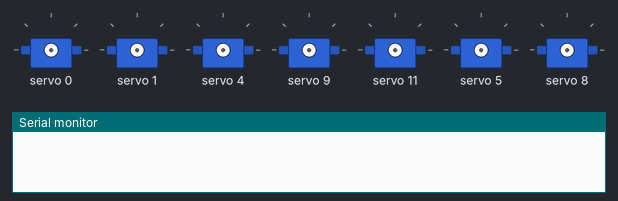
Recording of a sketch running on a simulated Arduino Uno, built with avr-gcc and run on an emulated ATmega328P. Parts: 7 × servo, the last lines printed to the serial monitor.

Above: at 0.1 s.
At 2.6 s:
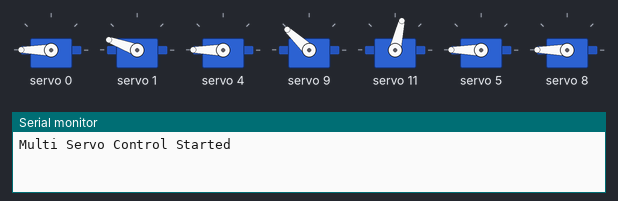
At 4.6 s:
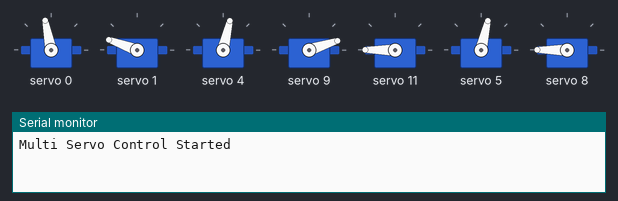
At 8.6 s:
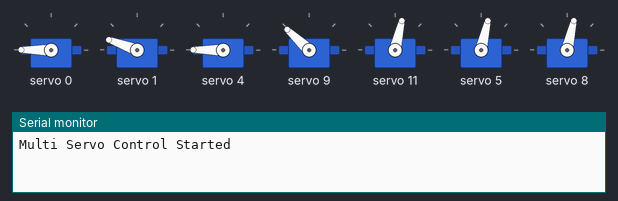
At 12.6 s:
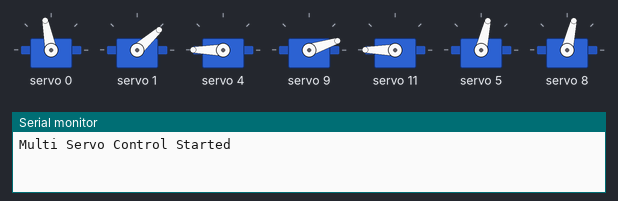
At 18.6 s:
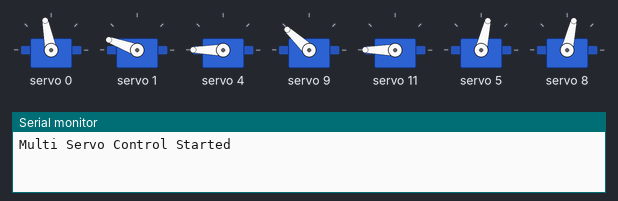
Timing chart, 0 to 20.1 s (numbered marks = the images above):
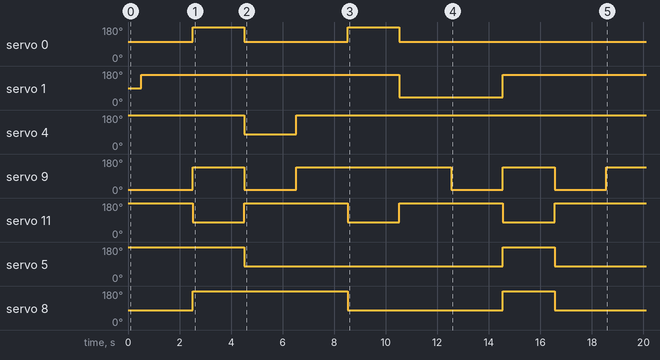

The sketch:

digits_user.ino
```cpp
#include <Wire.h>
#include <Adafruit_PWMServoDriver.h>

Adafruit_PWMServoDriver pca = Adafruit_PWMServoDriver();

#define SERVOMIN 150
#define SERVOMAX 600

// ================= LIMITS =================

#define CH0_MIN 70
#define CH0_MAX 170

#define CH1_MIN 20
#define CH1_MAX 120

#define CH4_MIN 50
#define CH4_MAX 150

#define CH9_MIN 0
#define CH9_MAX 100

#define CH11_MIN 50
#define CH11_MAX 150

#define CH5_MIN 50
#define CH5_MAX 150

#define CH8_MIN 50
#define CH8_MAX 150

int number;

void setup() {

  Serial.begin(9600);

  pca.begin();
  pca.setPWMFreq(50);

  delay(500);

  Serial.println("Multi Servo Control Started");

  // ================= DEMO =================

  runDigit(0);
  delay(2000);

  runDigit(1);
  delay(2000);

  runDigit(2);
  delay(2000);

  runDigit(3);
  delay(2000);

  runDigit(4);
  delay(2000);

  runDigit(5);
  delay(2000);

  runDigit(6);
  delay(2000);

  runDigit(7);
  delay(2000);

  runDigit(8);
  delay(2000);

  runDigit(9);
  delay(2000);

  Serial.println("Enter a digit (0-9):");
}

void loop() {

  if (Serial.available() > 0) {

    number = Serial.parseInt();

    if (number >= 0 && number <= 9) {

      runDigit(number);

      Serial.print("Displayed Digit: ");
      Serial.println(number);
    }
    else {

      Serial.println("Invalid Input. Enter 0-9");
    }
  }
}

// ===================================================
// DIGIT FUNCTION
// ===================================================

void runDigit(int digit) {

  switch(digit) {

    case 0:
      moveServos(70, 120, 150, 0, 150, 150, 50);
      break;

    case 1:
      moveServos(170, 120, 150, 100, 50, 150, 150);
      break;

    case 2:
      moveServos(70, 120, 50, 0, 150, 50, 150);
      break;

    case 3:
      moveServos(70, 120, 150, 100, 150, 50, 150);
      break;

    case 4:
      moveServos(170, 120, 150, 100, 50, 50, 50);
      break;

    case 5:
      moveServos(70, 20, 150, 100, 150, 50, 50);
      break;

    case 6:
      moveServos(70, 20, 150, 0, 150, 50, 50);
      break;

    case 7:
      moveServos(70, 120, 150, 100, 50, 150, 150);
      break;

    case 8:
      moveServos(70, 120, 150, 0, 150, 50, 50);
      break;

    case 9:
      moveServos(70, 120, 150, 100, 150, 50, 50);
      break;
  }
}

// ===================================================
// MOVE SERVOS
// ===================================================

void moveServos(int angle0, int angle1, int angle4,
                int angle9, int angle11,
                int angle5, int angle8) {

  // Constrain angles

  angle0  = constrain(angle0, CH0_MIN, CH0_MAX);
  angle1  = constrain(angle1, CH1_MIN, CH1_MAX);

  angle4  = constrain(angle4, CH4_MIN, CH4_MAX);
  angle9  = constrain(angle9, CH9_MIN, CH9_MAX);

  angle11 = constrain(angle11, CH11_MIN, CH11_MAX);
  angle5  = constrain(angle5, CH5_MIN, CH5_MAX);

  angle8  = constrain(angle8, CH8_MIN, CH8_MAX);

  // Convert to PWM pulse

  int pulse0  = map(angle0, 0, 180, SERVOMIN, SERVOMAX);
  int pulse1  = map(angle1, 0, 180, SERVOMIN, SERVOMAX);

  int pulse4  = map(angle4, 0, 180, SERVOMIN, SERVOMAX);
  int pulse9  = map(angle9, 0, 180, SERVOMIN, SERVOMAX);

  int pulse11 = map(angle11, 0, 180, SERVOMIN, SERVOMAX);
  int pulse5  = map(angle5, 0, 180, SERVOMIN, SERVOMAX);

  int pulse8  = map(angle8, 0, 180, SERVOMIN, SERVOMAX);

  // Move Servos

  pca.setPWM(0, 0, pulse0);
  pca.setPWM(1, 0, pulse1);

  pca.setPWM(4, 0, pulse4);
  pca.setPWM(9, 0, pulse9);

  pca.setPWM(11, 0, pulse11);
  pca.setPWM(5, 0, pulse5);

  pca.setPWM(8, 0, pulse8);
}
```
